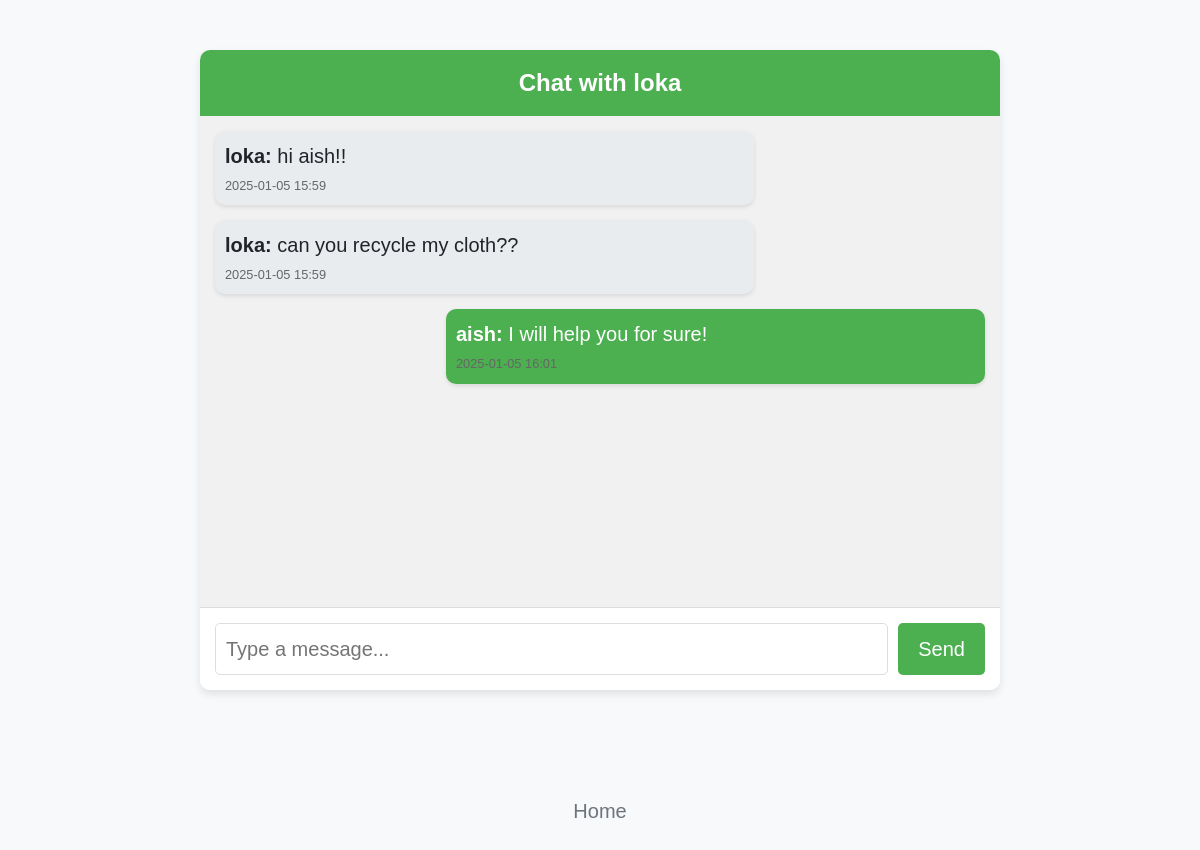
/chat/5 (signed in), run on the app's committed database.
### main.py (models this page shows, shortened)
class User(db.Model):
    id = db.Column(db.Integer, primary_key=True)
    username = db.Column(db.String(80), unique=True, nullable=False)  # Added username
    email = db.Column(db.String(100), unique=True, nullable=False)
    password = db.Column(db.String(200), nullable=False)
    category = db.Column(db.String(50), nullable=False)  # Added category
    phone_number = db.Column(db.String(15))  # Added phone_number (optional)

class ChatMessage(db.Model):
    id = db.Column(db.Integer, primary_key=True)
    sender_id = db.Column(db.Integer, db.ForeignKey('user.id'), nullable=False)
    receiver_id = db.Column(db.Integer, db.ForeignKey('user.id'), nullable=False)
    message = db.Column(db.String(500), nullable=False)
    timestamp = db.Column(db.DateTime, default=db.func.current_timestamp())
    sender = db.relationship('User', foreign_keys=[sender_id])
    receiver = db.relationship('User', foreign_keys=[receiver_id])

### main.py (the view)
@app.route('/chat/<int:user_id>', methods=['GET'])
def chat(user_id):
    if 'user' not in session:
        flash('You must be logged in to access this page.', 'danger')
        return redirect(url_for('login'))
    logged_in_user = User.query.filter_by(id=session['user']['id']).first()
    if not logged_in_user:
        flash('User not found.', 'danger')
        return redirect(url_for('login'))
    other_user = User.query.get(user_id)
    if not other_user:
        flash('User not found.', 'danger')
        return redirect(url_for('messages'))
    chat_history = ChatMessage.query.filter(
        ((ChatMessage.sender_id == logged_in_user.id) & (ChatMessage.receiver_id == user_id)) |
        ((ChatMessage.sender_id == user_id) & (ChatMessage.receiver_id == logged_in_user.id))
    ).order_by(ChatMessage.timestamp).all()
    return render_template('chat.html', other_user=other_user, chat_history=chat_history, logged_in_user=logged_in_user)

### templates/chat.html (shortened to what this page needs)
<!DOCTYPE html>
<html lang="en">
<head>
    <link href="https://cdn.jsdelivr.net/npm/bootstrap@5.3.3/dist/css/bootstrap.min.css" rel="stylesheet">
    <link rel="stylesheet" href="{{ url_for('static', filename='styles.css') }}">
</head>
<body>
    <div class="chat-container">
        <div class="chat-header">
            Chat with {{ other_user.username }}
        </div>
        <div class="chat-messages">
            {% for message in chat_history %}
                <div class="message {% if message.sender.id == session['user']['id'] %}sent{% else %}received{% endif %}">
                    <strong>{{ message.sender.username }}:</strong> {{ message.message }}
                    <small>{{ message.timestamp.strftime('%Y-%m-%d %H:%M') }}</small>
                </div>
            {% endfor %}
        </div>
        <form action="{{ url_for('send_message') }}" method="POST" class="chat-input">
            <input type="text" name="message" placeholder="Type a message..." required>
            <button type="submit">Send</button>
        </form>
    </div>
    <footer><ul class="nav col-12 col-lg-auto me-lg-auto justify-content-center mb-md-0">
        <li><a href="{{ url_for('home') }}" class="nav-link px-2 text-secondary">Home</a></li>
    </ul></footer>
</body>
</html>

### templates/chat.html (style rules this page uses)
body { background-color: #f8f9fa; font-family: 'Arial', sans-serif; }
.chat-container { max-width: 800px; margin: 50px auto; background-color: #fff; border-radius: 10px; box-shadow: 0 4px 8px rgba(0, 0, 0, 0.1); overflow: hidden; display: flex; flex-direction: column; height: 80vh; }
.chat-header { background-color: #4CAF50; color: white; padding: 15px; text-align: center; font-size: 1.5rem; font-weight: bold; }
.chat-messages { flex: 1; padding: 15px; overflow-y: auto; background-color: #f1f1f1; }
.message { margin-bottom: 15px; padding: 10px; border-radius: 10px; background-color: #fff; box-shadow: 0 2px 4px rgba(0, 0, 0, 0.1); max-width: 70%; }
.message.sent { margin-left: auto; background-color: #4CAF50; color: white; }
.message.received { margin-right: auto; background-color: #e9ecef; }
.message small { display: block; font-size: 0.8rem; color: #666; margin-top: 5px; }
.chat-input { display: flex; padding: 15px; background-color: #fff; border-top: 1px solid #ddd; }
.chat-input input { flex: 1; padding: 10px; border: 1px solid #ddd; border-radius: 5px; margin-right: 10px; }
.chat-input button { padding: 10px 20px; background-color: #4CAF50; color: white; border: none; border-radius: 5px; cursor: pointer; transition: background-color 0.3s ease; }

### data on the page
User: username "loka"
ChatMessage: sender.username "loka", message "hi aish!!", timestamp "2025-01-05 15:59"
ChatMessage: sender.username "loka", message "can you recycle my cloth??", timestamp "2025-01-05 15:59"
ChatMessage: sender.username "aish", message "I will help you for sure!", timestamp "2025-01-05 16:01"
